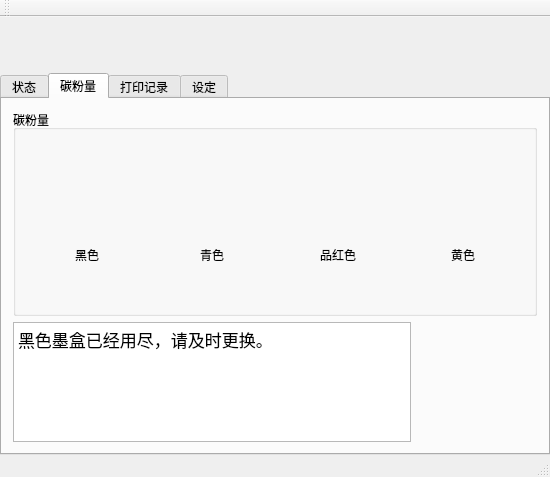
<?xml version="1.0" encoding="UTF-8"?>
<ui version="4.0">
 <class>MainWindow</class>
 <widget class="QMainWindow" name="MainWindow">
  <property name="geometry">
   <rect>
    <x>0</x>
    <y>0</y>
    <width>550</width>
    <height>477</height>
   </rect>
  </property>
  <property name="windowTitle">
   <string>MainWindow</string>
  </property>
  <widget class="QWidget" name="centralWidget">
   <layout class="QVBoxLayout" name="verticalLayout_4">
    <property name="leftMargin">
     <number>0</number>
    </property>
    <property name="topMargin">
     <number>0</number>
    </property>
    <property name="rightMargin">
     <number>0</number>
    </property>
    <property name="bottomMargin">
     <number>0</number>
    </property>
    <item>
     <widget class="QLabel" name="logo_label">
      <property name="minimumSize">
       <size>
        <width>550</width>
        <height>50</height>
       </size>
      </property>
      <property name="maximumSize">
       <size>
        <width>550</width>
        <height>50</height>
       </size>
      </property>
      <property name="pixmap">
       <pixmap resource="image.qrc">:/image/logo.png</pixmap>
      </property>
      <property name="scaledContents">
       <bool>true</bool>
      </property>
     </widget>
    </item>
    <item>
     <widget class="QTabWidget" name="tabWidget">
      <property name="currentIndex">
       <number>1</number>
      </property>
      <widget class="QWidget" name="tab_2">
       <attribute name="title">
        <string>状态</string>
       </attribute>
       <layout class="QHBoxLayout" name="horizontalLayout_7">
        <property name="spacing">
         <number>30</number>
        </property>
        <property name="topMargin">
         <number>30</number>
        </property>
        <item alignment="Qt::AlignTop">
         <widget class="QGroupBox" name="status_groupBox">
          <property name="minimumSize">
           <size>
            <width>200</width>
            <height>200</height>
           </size>
          </property>
          <property name="maximumSize">
           <size>
            <width>200</width>
            <height>200</height>
           </size>
          </property>
          <property name="title">
           <string>打印状态：</string>
          </property>
          <layout class="QHBoxLayout" name="horizontalLayout_6">
           <item>
            <widget class="QLabel" name="label_status">
             <property name="minimumSize">
              <size>
               <width>150</width>
               <height>0</height>
              </size>
             </property>
             <property name="maximumSize">
              <size>
               <width>150</width>
               <height>16777215</height>
              </size>
             </property>
             <property name="text">
              <string>&lt;html&gt;&lt;head/&gt;&lt;body&gt;&lt;p&gt;&lt;img src=&quot;:/image/Status_normal.bmp&quot;/&gt;  节电中&lt;/p&gt;&lt;/body&gt;&lt;/html&gt;</string>
             </property>
             <property name="alignment">
              <set>Qt::AlignLeading|Qt::AlignLeft|Qt::AlignTop</set>
             </property>
             <property name="wordWrap">
              <bool>true</bool>
             </property>
            </widget>
           </item>
          </layout>
         </widget>
        </item>
        <item alignment="Qt::AlignTop">
         <widget class="QLabel" name="label_11">
          <property name="minimumSize">
           <size>
            <width>200</width>
            <height>200</height>
           </size>
          </property>
          <property name="maximumSize">
           <size>
            <width>200</width>
            <height>200</height>
           </size>
          </property>
          <property name="pixmap">
           <pixmap resource="image.qrc">:/image/printer.png</pixmap>
          </property>
          <property name="scaledContents">
           <bool>true</bool>
          </property>
         </widget>
        </item>
        <item>
         <spacer name="horizontalSpacer_3">
          <property name="orientation">
           <enum>Qt::Horizontal</enum>
          </property>
          <property name="sizeHint" stdset="0">
           <size>
            <width>40</width>
            <height>20</height>
           </size>
          </property>
         </spacer>
        </item>
       </layout>
      </widget>
      <widget class="QWidget" name="tab_3">
       <attribute name="title">
        <string>碳粉量</string>
       </attribute>
       <layout class="QVBoxLayout" name="verticalLayout_6">
        <item>
         <widget class="QGroupBox" name="toner_groupBox">
          <property name="title">
           <string>碳粉量</string>
          </property>
          <layout class="QVBoxLayout" name="verticalLayout_11">
           <item>
            <layout class="QHBoxLayout" name="horizontalLayout_5">
             <item>
              <layout class="QVBoxLayout" name="verticalLayout_10">
               <item alignment="Qt::AlignHCenter">
                <widget class="QLabel" name="label_tonerK">
                 <property name="minimumSize">
                  <size>
                   <width>30</width>
                   <height>60</height>
                  </size>
                 </property>
                 <property name="maximumSize">
                  <size>
                   <width>30</width>
                   <height>60</height>
                  </size>
                 </property>
                 <property name="text">
                  <string/>
                 </property>
                 <property name="pixmap">
                  <pixmap resource="image.qrc">:/image/t_0.png</pixmap>
                 </property>
                 <property name="scaledContents">
                  <bool>true</bool>
                 </property>
                </widget>
               </item>
               <item alignment="Qt::AlignHCenter">
                <widget class="QLabel" name="label_9">
                 <property name="text">
                  <string>黑色</string>
                 </property>
                </widget>
               </item>
              </layout>
             </item>
             <item>
              <layout class="QVBoxLayout" name="verticalLayout_7">
               <item alignment="Qt::AlignHCenter">
                <widget class="QLabel" name="label_tonerC">
                 <property name="minimumSize">
                  <size>
                   <width>30</width>
                   <height>60</height>
                  </size>
                 </property>
                 <property name="maximumSize">
                  <size>
                   <width>30</width>
                   <height>60</height>
                  </size>
                 </property>
                 <property name="text">
                  <string/>
                 </property>
                 <property name="pixmap">
                  <pixmap resource="image.qrc">:/image/c100.png</pixmap>
                 </property>
                 <property name="scaledContents">
                  <bool>true</bool>
                 </property>
                </widget>
               </item>
               <item alignment="Qt::AlignHCenter">
                <widget class="QLabel" name="label_6">
                 <property name="text">
                  <string>青色</string>
                 </property>
                </widget>
               </item>
              </layout>
             </item>
             <item>
              <layout class="QVBoxLayout" name="verticalLayout_8">
               <item alignment="Qt::AlignHCenter">
                <widget class="QLabel" name="label_tonerM">
                 <property name="minimumSize">
                  <size>
                   <width>30</width>
                   <height>60</height>
                  </size>
                 </property>
                 <property name="maximumSize">
                  <size>
                   <width>30</width>
                   <height>60</height>
                  </size>
                 </property>
                 <property name="text">
                  <string/>
                 </property>
                 <property name="pixmap">
                  <pixmap resource="image.qrc">:/image/t_unkonwn.png</pixmap>
                 </property>
                 <property name="scaledContents">
                  <bool>true</bool>
                 </property>
                </widget>
               </item>
               <item alignment="Qt::AlignHCenter">
                <widget class="QLabel" name="label_7">
                 <property name="text">
                  <string>品红色</string>
                 </property>
                </widget>
               </item>
              </layout>
             </item>
             <item>
              <layout class="QVBoxLayout" name="verticalLayout_9">
               <item alignment="Qt::AlignHCenter">
                <widget class="QLabel" name="label_tonerY">
                 <property name="minimumSize">
                  <size>
                   <width>30</width>
                   <height>60</height>
                  </size>
                 </property>
                 <property name="maximumSize">
                  <size>
                   <width>30</width>
                   <height>60</height>
                  </size>
                 </property>
                 <property name="text">
                  <string/>
                 </property>
                 <property name="pixmap">
                  <pixmap resource="image.qrc">:/image/y5.png</pixmap>
                 </property>
                 <property name="scaledContents">
                  <bool>true</bool>
                 </property>
                </widget>
               </item>
               <item alignment="Qt::AlignHCenter">
                <widget class="QLabel" name="label_8">
                 <property name="text">
                  <string>黄色</string>
                 </property>
                </widget>
               </item>
              </layout>
             </item>
            </layout>
           </item>
          </layout>
         </widget>
        </item>
        <item>
         <layout class="QVBoxLayout" name="verticalLayout_5">
          <property name="spacing">
           <number>30</number>
          </property>
          <item>
           <layout class="QHBoxLayout" name="horizontalLayout_3">
            <item>
             <widget class="QTextEdit" name="textEdit_toner">
              <property name="minimumSize">
               <size>
                <width>0</width>
                <height>120</height>
               </size>
              </property>
              <property name="maximumSize">
               <size>
                <width>16777215</width>
                <height>120</height>
               </size>
              </property>
              <property name="readOnly">
               <bool>true</bool>
              </property>
              <property name="html">
               <string>&lt;!DOCTYPE HTML PUBLIC &quot;-//W3C//DTD HTML 4.0//EN&quot; &quot;http://www.w3.org/TR/REC-html40/strict.dtd&quot;&gt;
&lt;html&gt;&lt;head&gt;&lt;meta name=&quot;qrichtext&quot; content=&quot;1&quot; /&gt;&lt;style type=&quot;text/css&quot;&gt;
p, li { white-space: pre-wrap; }
&lt;/style&gt;&lt;/head&gt;&lt;body style=&quot; font-family:'.SF NS Text'; font-size:13pt; font-weight:400; font-style:normal;&quot;&gt;
&lt;p style=&quot; margin-top:0px; margin-bottom:0px; margin-left:0px; margin-right:0px; -qt-block-indent:0; text-indent:0px;&quot;&gt;黑色墨盒已经用尽，请及时更换。&lt;/p&gt;&lt;/body&gt;&lt;/html&gt;</string>
              </property>
             </widget>
            </item>
            <item>
             <widget class="QLabel" name="label_5">
              <property name="minimumSize">
               <size>
                <width>120</width>
                <height>120</height>
               </size>
              </property>
              <property name="maximumSize">
               <size>
                <width>120</width>
                <height>120</height>
               </size>
              </property>
              <property name="text">
               <string/>
              </property>
              <property name="pixmap">
               <pixmap resource="image.qrc">:/image/toner.png</pixmap>
              </property>
              <property name="scaledContents">
               <bool>true</bool>
              </property>
             </widget>
            </item>
           </layout>
          </item>
         </layout>
        </item>
       </layout>
      </widget>
      <widget class="QWidget" name="tab">
       <attribute name="title">
        <string>打印记录</string>
       </attribute>
       <layout class="QVBoxLayout" name="verticalLayout_3">
        <item>
         <widget class="QTableWidget" name="tableWidget_jobs">
          <property name="editTriggers">
           <set>QAbstractItemView::NoEditTriggers</set>
          </property>
          <column>
           <property name="text">
            <string>打印机名称</string>
           </property>
          </column>
          <column>
           <property name="text">
            <string>计算机名称</string>
           </property>
          </column>
          <column>
           <property name="text">
            <string>用户名称</string>
           </property>
          </column>
          <column>
           <property name="text">
            <string>文件名称</string>
           </property>
          </column>
          <column>
           <property name="text">
            <string>页数</string>
           </property>
          </column>
          <column>
           <property name="text">
            <string>份数</string>
           </property>
          </column>
          <column>
           <property name="text">
            <string>打印时间</string>
           </property>
          </column>
          <column>
           <property name="text">
            <string>是否经过指纹验证</string>
           </property>
          </column>
          <column>
           <property name="text">
            <string>验证结果</string>
           </property>
          </column>
          <column>
           <property name="text">
            <string>是否取消</string>
           </property>
          </column>
         </widget>
        </item>
        <item>
         <layout class="QHBoxLayout" name="horizontalLayout">
          <item>
           <spacer name="horizontalSpacer_4">
            <property name="orientation">
             <enum>Qt::Horizontal</enum>
            </property>
            <property name="sizeHint" stdset="0">
             <size>
              <width>40</width>
              <height>20</height>
             </size>
            </property>
           </spacer>
          </item>
          <item>
           <widget class="QPushButton" name="pushButton_changePassword">
            <property name="text">
             <string>更改密码</string>
            </property>
           </widget>
          </item>
          <item>
           <widget class="QPushButton" name="btn_prepage">
            <property name="enabled">
             <bool>false</bool>
            </property>
            <property name="text">
             <string>上一页</string>
            </property>
           </widget>
          </item>
          <item>
           <widget class="QPushButton" name="btn_nextpage">
            <property name="enabled">
             <bool>false</bool>
            </property>
            <property name="text">
             <string>下一页</string>
            </property>
           </widget>
          </item>
         </layout>
        </item>
       </layout>
      </widget>
      <widget class="QWidget" name="tab_4">
       <attribute name="title">
        <string>设定</string>
       </attribute>
       <layout class="QVBoxLayout" name="verticalLayout_2">
        <item>
         <widget class="QLabel" name="label_4">
          <property name="text">
           <string>打印机选择</string>
          </property>
         </widget>
        </item>
        <item>
         <widget class="QTableWidget" name="tableWidget_printers">
          <property name="editTriggers">
           <set>QAbstractItemView::NoEditTriggers</set>
          </property>
          <column>
           <property name="text">
            <string>打印机名称</string>
           </property>
          </column>
          <column>
           <property name="text">
            <string>状态</string>
           </property>
          </column>
          <column>
           <property name="text">
            <string>机型名称</string>
           </property>
          </column>
          <column>
           <property name="text">
            <string>连接至</string>
           </property>
          </column>
         </widget>
        </item>
        <item>
         <widget class="QWidget" name="verticalWidget" native="true">
          <layout class="QVBoxLayout" name="verticalLayout_12">
           <item>
            <widget class="QLabel" name="label">
             <property name="text">
              <string>打印记录:</string>
             </property>
            </widget>
           </item>
           <item>
            <layout class="QHBoxLayout" name="horizontalLayout_4">
             <property name="leftMargin">
              <number>20</number>
             </property>
             <item>
              <widget class="QCheckBox" name="checkBox_record">
               <property name="text">
                <string>记录用户打印记录</string>
               </property>
              </widget>
             </item>
            </layout>
           </item>
          </layout>
         </widget>
        </item>
        <item>
         <widget class="QGroupBox" name="statusUpdate_groupBox">
          <property name="title">
           <string>状态更新</string>
          </property>
          <layout class="QVBoxLayout" name="verticalLayout">
           <item>
            <widget class="QCheckBox" name="checkBox">
             <property name="text">
              <string>定期更新打印机状态(R)</string>
             </property>
            </widget>
           </item>
           <item>
            <layout class="QHBoxLayout" name="horizontalLayout_2">
             <property name="leftMargin">
              <number>20</number>
             </property>
             <item>
              <widget class="QLabel" name="label_2">
               <property name="text">
                <string>更新间隔(U):</string>
               </property>
              </widget>
             </item>
             <item>
              <spacer name="horizontalSpacer">
               <property name="orientation">
                <enum>Qt::Horizontal</enum>
               </property>
               <property name="sizeHint" stdset="0">
                <size>
                 <width>40</width>
                 <height>20</height>
                </size>
               </property>
              </spacer>
             </item>
             <item>
              <widget class="QLineEdit" name="lineEdit_updateInterval">
               <property name="minimumSize">
                <size>
                 <width>30</width>
                 <height>0</height>
                </size>
               </property>
               <property name="maximumSize">
                <size>
                 <width>30</width>
                 <height>16777215</height>
                </size>
               </property>
              </widget>
             </item>
             <item>
              <widget class="QLabel" name="label_3">
               <property name="text">
                <string>秒(15-600)</string>
               </property>
              </widget>
             </item>
            </layout>
           </item>
           <item>
            <spacer name="verticalSpacer_2">
             <property name="orientation">
              <enum>Qt::Vertical</enum>
             </property>
             <property name="sizeHint" stdset="0">
              <size>
               <width>20</width>
               <height>40</height>
              </size>
             </property>
            </spacer>
           </item>
          </layout>
         </widget>
        </item>
       </layout>
      </widget>
     </widget>
    </item>
   </layout>
  </widget>
  <widget class="QMenuBar" name="menuBar">
   <property name="geometry">
    <rect>
     <x>0</x>
     <y>0</y>
     <width>550</width>
     <height>22</height>
    </rect>
   </property>
  </widget>
  <widget class="QToolBar" name="mainToolBar">
   <attribute name="toolBarArea">
    <enum>TopToolBarArea</enum>
   </attribute>
   <attribute name="toolBarBreak">
    <bool>false</bool>
   </attribute>
  </widget>
  <widget class="QStatusBar" name="statusBar"/>
 </widget>
 <layoutdefault spacing="6" margin="11"/>
 <resources>
  <include location="image.qrc"/>
 </resources>
 <connections/>
</ui>
